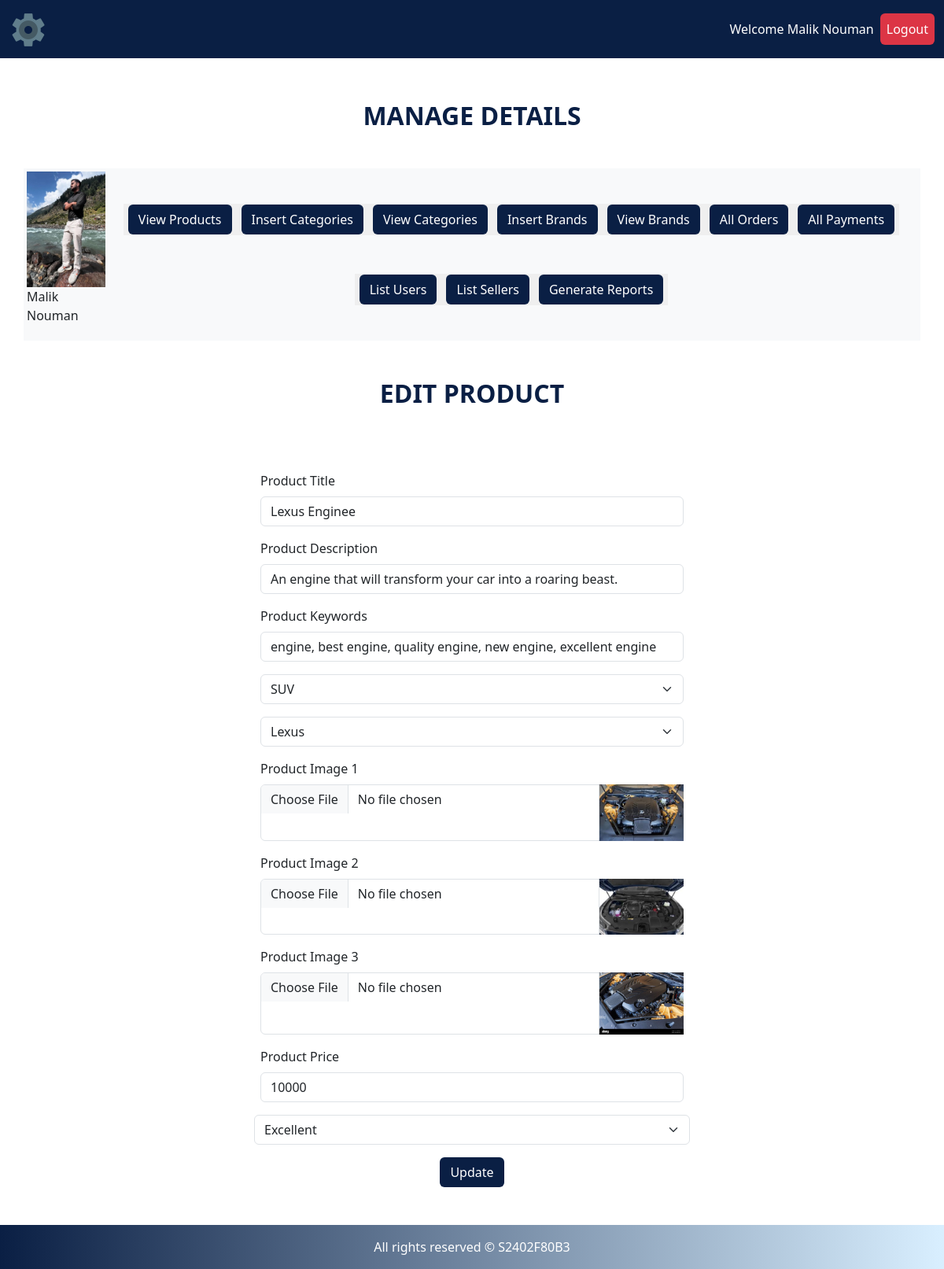
/admin/index.php?edit_product=2 (signed in), run on the app's committed database.
### tables this page shows
CREATE TABLE `products` (
  `product_id` int(11) NOT NULL,
  `product_title` varchar(100) NOT NULL,
  `seller_id` int(11) NOT NULL,
  `product_description` varchar(255) NOT NULL,
  `product_keywords` varchar(255) NOT NULL,
  `category_id` int(11) NOT NULL,
  `brand_id` int(11) NOT NULL,
  `product_image1` varchar(255) NOT NULL,
  `product_image2` varchar(255) NOT NULL,
  `product_image3` varchar(255) NOT NULL,
  `product_price` varchar(100) NOT NULL,
  `product_condition` varchar(255) NOT NULL,
  `date` timestamp NOT NULL DEFAULT current_timestamp() ON UPDATE current_timestamp(),
  `status` varchar(100) NOT NULL
);

CREATE TABLE `categories` (
  `category_id` int(11) NOT NULL,
  `category_title` varchar(100) NOT NULL
);

CREATE TABLE `brands` (
  `brand_id` int(11) NOT NULL,
  `brand_title` varchar(100) NOT NULL
);

### admin/edit_products.php (the view, shortened to what this page needs)
<h2 style="color: #0A1F44; font-weight: 800" class="text-center my-5">EDIT PRODUCT</h2>
<?php
if(isset($_GET['edit_product'])){
    $product_id = $_GET['edit_product'];
}
$get_products = "SELECT * FROM `products` WHERE product_id = $product_id";
    $result = mysqli_query($conn, $get_products);
    $row = mysqli_fetch_assoc($result);
    $product_title = $row['product_title'];
    $product_description = $row['product_description'];
    $product_keywords = $row['product_keywords'];
    $category_id = $row['category_id'];
    $brand_id = $row['brand_id'];
    $product_image1 = $row['product_image1'];
    $product_image2 = $row['product_image2'];
    $product_image3 = $row['product_image3'];
    $product_price = $row['product_price'];
    $product_condition = $row['product_condition'];
?>
<div class="row d-flex justify-content-center">
<form class="row g-3 needs-validation mb-5 col-lg-6" method="post" enctype="multipart/form-data" novalidate>
  <div class="form-group">
    <label for="product_title" class="form-label">Product Title</label>
    <input type="text" class="form-control" id="product_title" name="product_title" value="<?php echo $product_title; ?>" required>
  </div>
  <div class="form-group">
    <label for="description" class="form-label">Product Description</label>
    <input type="text" class="form-control" id="product_description" name="product_description" value="<?php echo $product_description; ?>" required>
  </div>
  <div class="form-group">
    <label for="product_keywords" class="form-label">Product Keywords</label>
    <div class="input-group has-validation">
      <input type="text" class="form-control" name="product_keywords" id="product_keywords" aria-describedby="inputGroupPrepend" value="<?php echo $product_keywords; ?>" required>
    </div>
  </div>
  <div class="form-group">
  <select class="form-select" name="product_categories" aria-label="Default select example">
  <?php
$select_cat = "SELECT * FROM `categories` WHERE category_id = $category_id";
  $result_cat = mysqli_query($conn, $select_cat);
  $row_cat = mysqli_fetch_assoc($result_cat);
  $cat_title = $row_cat['category_title'];
  $cat_id = $row_cat['category_id'];
?>
  <option value="<?php echo $cat_id; ?>" selected><?php echo $cat_title; ?></option>
</select>
  </div>
  <div class="form-group">
  <select class="form-select" name="product_brands" aria-label="Default select example">
  <?php
$select_br = "SELECT * FROM `brands` WHERE brand_id = $brand_id";
  $result_br = mysqli_query($conn, $select_br);
  $row_br = mysqli_fetch_assoc($result_br);
  $br_title = $row_br['brand_title'];
  $br_id = $row_br['brand_id'];
?>
<option value="<?php echo $br_id; ?>" selected><?php echo $br_title; ?></option>
</select>
  </div>
  <div class="form-group">
    <label for="product_image1" class="form-label">Product Image 1</label>
    <div class="input-group has-validation">
      <input type="file" class="form-control" name="product_image1" id="product_image1" required>
      <img class="edit-img" src="../seller/product_images/<?php echo $product_image1 ?>" alt="">
    </div>
  </div>
  <div class="form-group">
    <label for="product_image2" class="form-label">Product Image 2</label>
    <div class="input-group has-validation">
      <input type="file" class="form-control" name="product_image2" id="product_image2" required>
      <img class="edit-img" src="../seller/product_images/<?php echo $product_image2 ?>" alt="">
    </div>
  </div>
  <div class="form-group">
    <label for="product_image3" class="form-label">Product Image 3</label>
    <div class="input-group has-validation">
      <input type="file" class="form-control" name="product_image3" id="product_image3" required>
      <img class="edit-img" src="../seller/product_images/<?php echo $product_image3 ?>" alt="">
    </div>
  </div>
  <div class="form-group">
    <label for="product_price" class="form-label">Product Price</label>
    <div class="input-group has-validation">
      <input type="text" class="form-control" name="product_price" id="product_price" value="<?php echo $product_price; ?>" required>
    </div>
  </div>
  <select class="form-select" name="product_condition" aria-label="Default select example">
  <option selected value="<?php echo $product_condition; ?>"><?php echo $product_condition; ?></option>
</select>
  <div class="text-center">
    <input class="btn btn-panel text-white" name="insert_product" type="submit"  value="Update"/>
  </div>
</form>
</div>

### admin/index.php (shortened to what this page needs)
<?php
include("../functions/common_functions.php");
?>
<!DOCTYPE html>
<html lang="en">
<head>
    <link href="https://cdn.jsdelivr.net/npm/bootstrap@5.3.3/dist/css/bootstrap.min.css" rel="stylesheet">
    <link rel="stylesheet" href="assets/style.css">
    <link rel="stylesheet" href="https://cdnjs.cloudflare.com/ajax/libs/font-awesome/6.6.0/css/all.min.css"
 />
</head>
<body>
<div class="container-fluid">
  <nav class="navbar navbar-expand navbar-dark bg-dark upper-nav fixed-top">
    <div class="container-fluid">
      <a class="navbar-brand" href="../index.php"><img src="assets/favicon.png" alt=""></a>
      <ul class="navbar-nav mb-2 mb-lg-0 ms-auto">
      <li class="nav-item">
          <a class="nav-link active" aria-current="page" href="#">Welcome
            <?php
            echo $_SESSION['admin_name']; ?>
         </a>
      </li>
        <li class="nav-item">
          <a class="nav-link active btn btn-outline-danger" aria-current="page" href="../logout.php">Logout</a>
        </li>
      </ul>
    </div>
  </nav>
</div>
<div class="container-fluid main-body">
<h2 style="color: #0A1F44; font-weight: 800" class="text-center my-5">MANAGE DETAILS</h2>
<div class="container">
    <div class="row">
        <div class="col-lg-12 bg-light p-1 d-flex">
            <div>
                <a href="index.php">
                <?php
                  $admin = $_SESSION['admin_email'];
                  $select_admin = "SELECT * FROM `admins` where admin_email = '$admin'";
                  $result_admin = mysqli_query($conn, $select_admin);
                  $row_admin = mysqli_fetch_assoc($result_admin);
                  $admin_pic = $row_admin['admin_image'];
                  $admin_name = $row_admin['admin_name'];
                  ?>
                    <img src="admin_images/<?php echo $admin_pic; ?>" alt="" class="admin-image">
                </a>
                <p><?php echo $admin_name; ?></p>
            </div>
            <div class="button text-center p-3 d-flex justify-content-center align-items-center flex-wrap">
                <button>
                    <a href="index.php?view_products" class="btn text-white btn-panel">View Products</a>
                </button>
                <button>
                    <a href="index.php?insert_category" class="btn text-white btn-panel">Insert Categories</a>
                </button>
                <button>
                    <a href="index.php?view_categories" class="btn text-white btn-panel">View Categories</a>
                </button>
                <button>
                    <a href="index.php?insert_brands" class="btn text-white btn-panel">Insert Brands</a>
                </button>
                <button>
                    <a href="index.php?view_brands" class="btn text-white btn-panel">View Brands</a>
                </button>
                <button>
                    <a href="index.php?list_orders" class="btn text-white btn-panel">All Orders</a>
                </button>
                <button>
                    <a href="index.php?list_payments" class="btn text-white btn-panel">All Payments</a>
                </button>
                <button>
                    <a href="index.php?list_users" class="btn text-white btn-panel">List Users</a>
                </button>
                <button>
                    <a href="index.php?list_sellers" class="btn text-white btn-panel">List Sellers</a>
                </button>
                <button>
                    <a href="index.php?generate_reports" class="btn text-white btn-panel">Generate Reports</a>
                </button>
            </div>
        </div>
    </div>
</div>
<div class="container">
<?php
 if(isset($_GET["edit_product"])){
    include("edit_products.php");
 }
 ?>
</div>
</div>
<?php
include("includes/footer.php")
?>

### admin/assets/style.css (style rules this page uses)
body { padding-top: 80px; }
.bg-dark { --bs-bg-opacity: 1; background-color: #0A1F44 !important; }
.navbar-brand img { max-width: 100%; height: auto; }
.main-body { min-height: 87vh; }
.upper-nav { border-bottom: 2px solid white; }
.admin-image { width: 100px; object-fit: contain; }
.btn-panel { background-color: #0A1F44; }
button { border: none; }
.edit-img { width: 20%; height: 20%; object-fit: contain; }

### data on the page
products: product_title "Lexus Enginee", product_description "An engine that will transform your car into a roaring beast.", product_keywords "engine, best engine, quality engine, new engine, excellent engine", product_image1 (picture), product_image2 (picture), product_image3 (picture), product_price "10000", product_condition "Excellent"
categories: product_categories "SUV"
brands: product_brands "Lexus"

### other printed values
$_SESSION['admin_name'] "Malik Nouman"
$admin_name "Malik Nouman"
